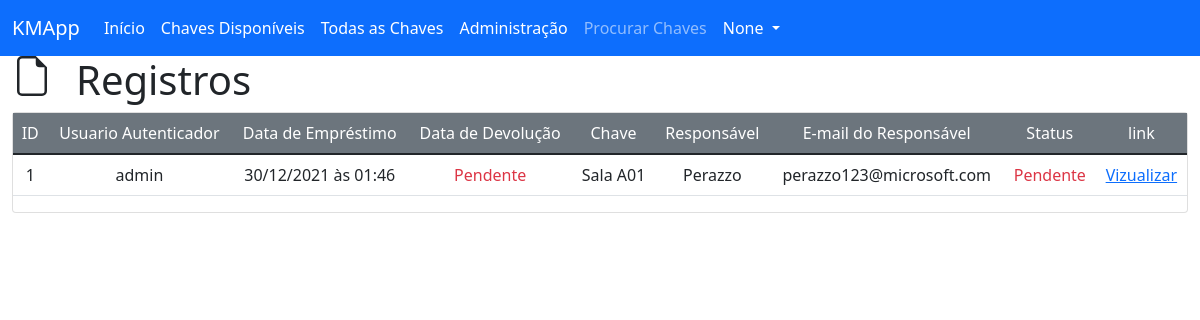
The page /view/registries (signed in) on the database its author committed.
### key_manager/models/registry.py (models this page shows, shortened)
class Registry(db.Model):
    __tablename__ = 'registries'
    id = db.Column(db.Integer, primary_key=True)
    user_id = db.Column(db.Integer, db.ForeignKey('users.id'), nullable=False)
    key_loan_date = db.Column(db.DateTime, nullable=False, default=datetime.utcnow)
    key_return_date = db.Column(db.DateTime, nullable=True)
    key_id = db.Column(db.Integer, db.ForeignKey('keys.id'), nullable=False)
    holder_name = db.Column(db.String(100), nullable=False)
    holder_email = db.Column(db.String(100), nullable=True)

### key_manager/models/user.py (models this page shows, shortened)
class User(db.Model):
    __tablename__ = 'users'
    id = db.Column(db.Integer, primary_key=True)
    name = db.Column(db.String(100), unique=False, nullable=False)
    username = db.Column(db.String(100), unique=True, nullable=False)
    email = db.Column(db.String(100), unique=True, nullable=False)
    phone = db.Column(db.String(20), nullable=True)
    password = db.Column(db.String(100), unique=True, nullable=False)
    creation_date = db.Column(db.DateTime, nullable=False, default=datetime.utcnow)
    '''
        Usertype pode ser Três master possui todas as permissões,
        E admin possui menos permissões e normal não possui permissões
    '''
    usertype = db.Column(db.String(6), default="normal")

### key_manager/models/key.py (models this page shows, shortened)
class Key(db.Model):
    __tablename__ = 'keys'
    id = db.Column(db.Integer, primary_key=True)
    key_category_id = db.Column(db.Integer, db.ForeignKey("categories.id"))
    key_avaliable = db.Column(db.Boolean, default=True)
    name = db.Column(db.String(100), unique=False, nullable=False)
    slug = db.Column(db.String(100), unique=True, nullable=False)
    creation_date = db.Column(db.DateTime, nullable=False, default=datetime.utcnow)

### key_manager/routes/views.py (the view)
@view.route("/registries")
def viewAllRegistries():
    registries = Registry.query.order_by(Registry.key_loan_date.desc()).all()
    key = Key.query
    user = User.query
    return render_template("view/registries.html", registries=registries, key=key, user=user, hidden_footer=True, title="Registros")

### key_manager/templates/view/registries.html
{% extends 'base.html' %}
{% block content %}
<div class="row">
    <svg xmlns="http://www.w3.org/2000/svg" width="40" height="40" fill="currentColor" class="bi bi-file-earmark col-auto" viewBox="0 0 16 16">
        <path d="M14 4.5V14a2 2 0 0 1-2 2H4a2 2 0 0 1-2-2V2a2 2 0 0 1 2-2h5.5L14 4.5zm-3 0A1.5 1.5 0 0 1 9.5 3V1H4a1 1 0 0 0-1 1v12a1 1 0 0 0 1 1h8a1 1 0 0 0 1-1V4.5h-2z"/>
    </svg>
    <h1 class="col-auto">Registros</h1>
</div>
<div class="card">
    <div class="car-body">
        <table class="table">
            <thead class="bg-secondary text-white">
                <tr>
                    <td class="col-auto text-center">ID</td>
                    <td class="col-auto text-center">Usuario Autenticador</td>
                    <td class="col-auto text-center">Data de Empréstimo</td>
                    <td class="col-auto text-center">Data de Devolução</td>
                    <td class="col-auto text-center">Chave</td>
                    <td class="col-auto text-center">Responsável</td>
                    <td class="col-auto text-center">E-mail do Responsável</td>
                    <td class="col-auto text-center">Status</td>
                    <td class="col-auto text-center">link</td>
                </tr>
            </thead>
            <tbody>
                {% for registry in registries %}
                <tr>
                    <td class="col-auto text-center">{{ registry.id }}</td>
                    <td class="col-auto text-center">{{ user.filter_by(id=registry.user_id).first().username }}</td>
                    <td class="col-auto text-center">{{ registry.key_loan_date.strftime("%d/%m/%Y às %H:%M") }}</td>
                    <td class="col-auto text-center">
                        {% if registry.key_return_date == none %}
                        <span class="text-danger">Pendente</span>
                        {% else %}
                        {{ registry.key_return_date.strftime("%d/%m/%Y às %H:%M") }}
                        {% endif %}
                    </td>
                    <td class="col-auto text-center">{{ key.filter_by(id=registry.key_id).first().name }}</td>
                    <td class="col-auto text-center">{{ registry.holder_name }}</td>
                    <td class="col-auto text-center">{{ registry.holder_email }}</td>
                    <td class="col-auto text-center">
                        {% if registry.key_return_date == none %}
                        <span class="text-danger">Pendente</span>
                        {% else %}
                        <span class="text-success">Devolvida</span>
                        {% endif %}
                    </td>
                    <td class="col-auto text-center"><a href="{{url_for('view.viewReg', reg_id=registry.id)}}">Vizualizar</a></td>
                </tr>
            {% endfor %}
            </tbody>
        </table>
    </div>
</div>
{% endblock %}

### rows shown on the page
Registry: id "1", key_loan_date "30/12/2021 às 01:46", shows "Pendente", filter_by "Sala A01", holder_name "Perazzo", holder_email "perazzo123@microsoft.com"
User: filter_by "admin"

### other values the page prints
{{ session.get('user_name') }} "None"
